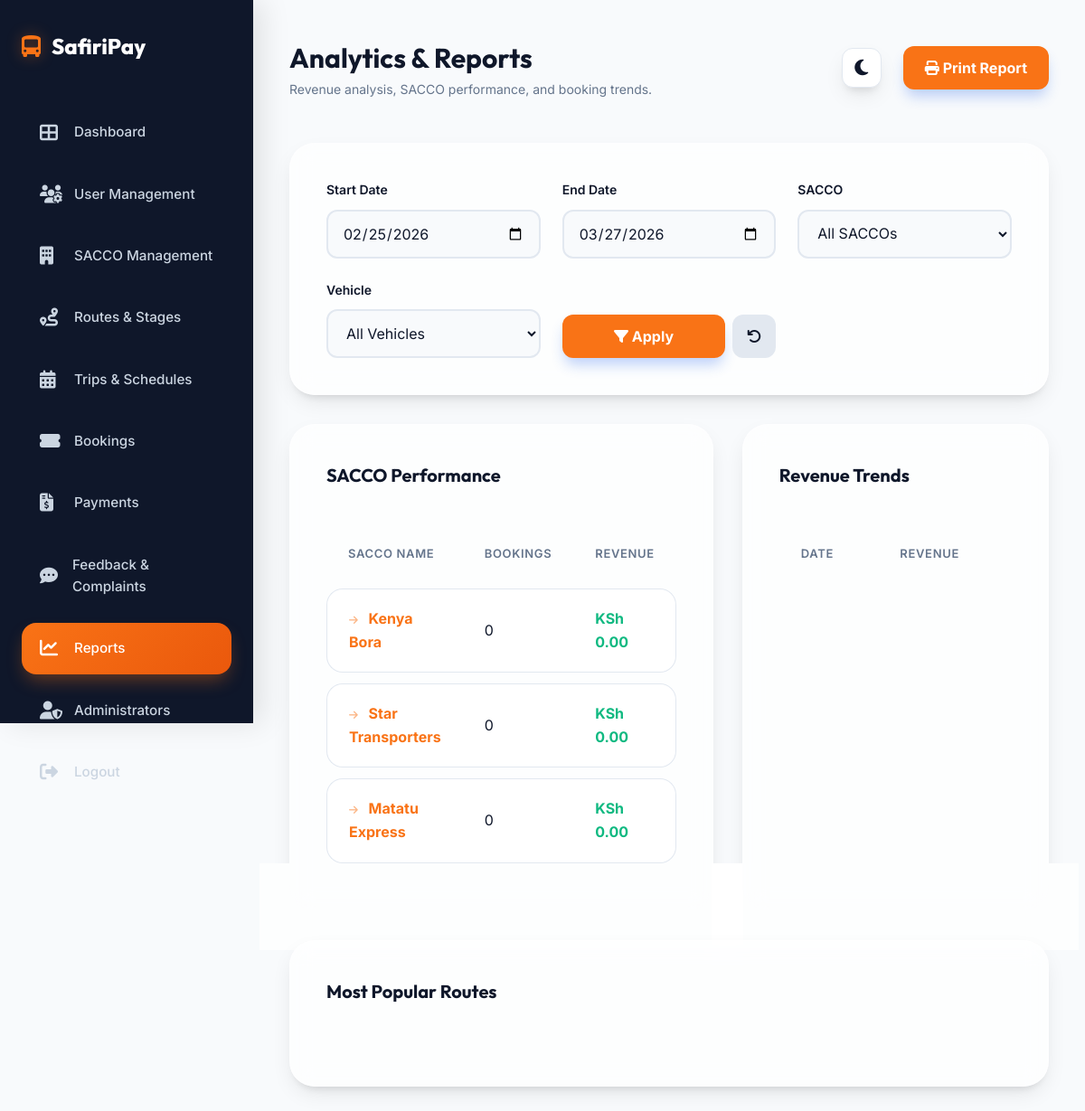
Screenshot of /adminveiw/reports.php (signed in) with the database file from the repository.
### tables this page shows
CREATE TABLE `saccos` (
  `saccoid` int(11) NOT NULL,
  `sacconame` varchar(50) NOT NULL,
  `mpesashortcode` varchar(20) NOT NULL,
  `mpesapasskey` varchar(255) NOT NULL,
  `qr_identifier` varchar(100) NOT NULL,
  `status` tinyint(4) DEFAULT 1,
  `createdat` datetime DEFAULT current_timestamp()
);

### adminveiw/reports.php (the view, shortened to what this page needs)
<?php
include 'database.php';
$start_date = $_GET['start_date'] ?? date('Y-m-d', strtotime('-30 days'));
$end_date = $_GET['end_date'] ?? date('Y-m-d');
$conditions = ["ts.status = 'paid'", "DATE(ts.createdat) BETWEEN '$start_date' AND '$end_date'"];
$where_clause = implode(' AND ', $conditions);
$sacco_revenue_query = "
    SELECT s.saccoid, s.sacconame, SUM(ts.fareamount) as total_revenue, COUNT(ts.sessionid) as total_bookings
    FROM saccos s
    LEFT JOIN tripsessions ts ON s.saccoid = ts.saccoid AND $where_clause
    GROUP BY s.saccoid
    ORDER BY total_revenue DESC
";
$sacco_revenue = $conn->query($sacco_revenue_query);
?>
<!DOCTYPE html>
<html lang="en">
<head>
    <link rel="stylesheet" href="https://cdnjs.cloudflare.com/ajax/libs/font-awesome/6.4.0/css/all.min.css">
    <link rel="stylesheet" href="https://cdnjs.cloudflare.com/ajax/libs/animate.css/4.1.1/animate.min.css">
    <link rel="stylesheet" href="admin.css">
</head>
<body>
    <div class="dashboard-container">
        <div class="sidebar">
            <div class="sidebar-header">
                <i class="fas fa-bus-alt"></i>
                <span>SafiriPay</span>
            </div>
            <ul class="sidebar-menu">
                <li><a href="dashboard.php"><i class="fas fa-th-large"></i> <span>Dashboard</span></a></li>
                <li><a href="manage_users.php"><i class="fas fa-users-cog"></i> <span>User Management</span></a></li>
                <li><a href="manage_saccos.php"><i class="fas fa-building"></i> <span>SACCO Management</span></a></li>
                <li><a href="manage_routes.php"><i class="fas fa-route"></i> <span>Routes & Stages</span></a></li>
                <li><a href="manage_trips.php"><i class="fas fa-calendar-alt"></i> <span>Trips & Schedules</span></a></li>
                <li><a href="manage_bookings.php"><i class="fas fa-ticket-alt"></i> <span>Bookings</span></a></li>
                <li><a href="manage_payments.php"><i class="fas fa-file-invoice-dollar"></i> <span>Payments</span></a></li>
                <li><a href="manage_feedback.php"><i class="fas fa-comment-dots"></i> <span>Feedback & Complaints</span></a></li>
                <li><a href="reports.php" class="active"><i class="fas fa-chart-line"></i> <span>Reports</span></a></li>
                <li><a href="addadmin.php"><i class="fas fa-user-shield"></i> <span>Administrators</span></a></li>
                <li><a href="logout.php"><i class="fas fa-sign-out-alt"></i> <span>Logout</span></a></li>
            </ul>
        </div>
        <main class="main-content">
            <header class="header">
                <div class="header-title">
                    <h1>Analytics & Reports</h1>
                    <p style="color: var(--text-muted); font-size: 0.875rem;">Revenue analysis, SACCO performance, and booking trends.</p>
                </div>
                <div class="header-actions">
                    <button class="theme-toggle" id="theme-toggle">
                        <i class="fas fa-moon"></i>
                    </button>
                    <button class="btn btn-primary" onclick="window.print()">
                        <i class="fas fa-print"></i> Print Report
                    </button>
                </div>
            </header>
            <div class="data-card animate__animated animate__fadeInDown" style="margin-bottom: 2rem;">
                <form method="GET" style="display: grid; grid-template-columns: repeat(auto-fit, minmax(200px, 1fr)); gap: 1.5rem; align-items: end;">
                    <div class="input-group" style="margin-bottom: 0;">
                        <label>Start Date</label>
                        <input type="date" name="start_date" value="<?php echo $start_date; ?>">
                    </div>
                    <div class="input-group" style="margin-bottom: 0;">
                        <label>End Date</label>
                        <input type="date" name="end_date" value="<?php echo $end_date; ?>">
                    </div>
                    <div class="input-group" style="margin-bottom: 0;">
                        <label>SACCO</label>
                        <select name="sacco_id">
                            <option value="">All SACCOs</option>
                        </select>
                    </div>
                    <div class="input-group" style="margin-bottom: 0;">
                        <label>Vehicle</label>
                        <select name="bus_id">
                            <option value="">All Vehicles</option>
                        </select>
                    </div>
                    <div style="display: flex; gap: 0.5rem; height: 48px;">
                        <button type="submit" class="btn btn-primary" style="flex: 1;">
                            <i class="fas fa-filter"></i> Apply
                        </button>
                        <a href="reports.php" class="btn" style="background: var(--border); color: var(--text-main); text-decoration: none; display: flex; align-items: center; justify-content: center; width: 48px;">
                            <i class="fas fa-undo"></i>
                        </a>
                    </div>
                </form>
            </div>
            <div style="display: grid; grid-template-columns: 1fr 1fr; gap: 2rem;">
                <div class="data-card animate__animated animate__fadeInLeft">
                    <div class="data-card-header">
                        <h2>SACCO Performance</h2>
                    </div>
                    <div class="table-responsive">
                        <table>
                            <thead>
                                <tr>
                                    <th>SACCO Name</th>
                                    <th>Bookings</th>
                                    <th>Revenue</th>
                                </tr>
                            </thead>
                            <tbody>
                                <?php
                                $sacco_revenue->data_seek(0);
                                while($row = $sacco_revenue->fetch_assoc()):
                                ?>
                                    <tr style="cursor: pointer; transition: all 0.2s;" onclick="window.location.href='reports.php?sacco_id=<?php echo $row['saccoid']; ?>&start_date=<?php echo $start_date; ?>&end_date=<?php echo $end_date; ?>'">
                                        <td style="font-weight: 700; color: var(--primary);">
                                            <i class="fas fa-arrow-right" style="font-size: 0.7rem; margin-right: 8px; opacity: 0.5;"></i>
                                            <?php echo htmlspecialchars($row['sacconame']); ?>
                                        </td>
                                        <td><?php echo number_format($row['total_bookings']); ?></td>
                                        <td style="font-weight: 700; color: var(--success);">KSh <?php echo number_format($row['total_revenue'], 2); ?></td>
                                    </tr>
                                <?php endwhile; ?>
                            </tbody>
                        </table>
                    </div>
                </div>
                <div class="data-card animate__animated animate__fadeInRight">
                    <div class="data-card-header">
                        <h2>Revenue Trends</h2>
                    </div>
                    <div class="table-responsive">
                        <table>
                            <thead>
                                <tr>
                                    <th>Date</th>
                                    <th>Revenue</th>
                                </tr>
                            </thead>
                        </table>
                    </div>
                </div>
            </div>
            <div class="data-card animate__animated animate__fadeInUp" style="margin-top: 2rem;">
                <div class="data-card-header">
                    <h2>Most Popular Routes</h2>
                </div>
                <div style="display: flex; flex-wrap: wrap; gap: 1.5rem; padding-top: 1rem;">
                </div>
            </div>
        </main>
    </div>
</body>
</html>

### adminveiw/admin.css (style rules this page uses)
:root { --primary: #f97316; --primary-alt: #ea580c; --primary-light: rgba(249, 115, 22, 0.1); --bg-main: #f8fafc; --sidebar-bg: #0f172a; --sidebar-text: #cbd5e1; --sidebar-hover: #1e293b; --sidebar-active: #f97316; --card-bg: #ffffff; --text-main: #0f172a; --text-muted: #64748b; --border: #e2e8f0; --success: #10b981; --warning: #f59e0b; --danger: #ef4444; --shadow: 0 10px 25px -5px rgba(0, 0, 0, 0.1), 0 8px 10px -6px rgba(0, 0, 0, 0.1); --shadow-lg: 0 20px 50px -12px rgba(0, 0, 0, 0.15); --glass-bg: rgba(255, 255, 255, 0.7); --glass-border: rgba(255, 255, 255, 0.4); --glass-blur: blur(12px); }
* { margin: 0; padding: 0; box-sizing: border-box; font-family: 'Inter', sans-serif; transition: background-color 0.3s cubic-bezier(0.4, 0, 0.2, 1), color 0.3s cubic-bezier(0.4, 0, 0.2, 1), border-color 0.3s ease; }
h1, h2, h3, .sidebar-header span { font-family: 'Outfit', sans-serif; }
body { background-color: var(--bg-main); color: var(--text-main); line-height: 1.6; -webkit-font-smoothing: antialiased; }
.dashboard-container { display: flex; min-height: 100vh; }
.sidebar { width: 280px; background-color: var(--sidebar-bg); color: var(--sidebar-text); padding: 2rem 1.5rem; position: fixed; height: 100vh; z-index: 1000; box-shadow: 10px 0 30px rgba(0, 0, 0, 0.1); }
.sidebar-header { margin-bottom: 3rem; font-size: 1.5rem; font-weight: 800; color: #fff; display: flex; align-items: center; gap: 12px; }
.sidebar-header i { color: var(--primary); filter: drop-shadow(0 0 8px rgba(249, 115, 22, 0.4)); }
.sidebar-menu { list-style: none; }
.sidebar-menu li { margin-bottom: 0.75rem; }
.sidebar-menu a { color: var(--sidebar-text); text-decoration: none; display: flex; align-items: center; gap: 14px; padding: 1rem 1.25rem; border-radius: 16px; font-weight: 500; font-size: 0.95rem; transition: all 0.2s ease; }
.sidebar-menu a.active { background: linear-gradient(135deg, var(--primary), var(--primary-alt)); color: #fff; box-shadow: 0 10px 20px -5px rgba(249, 115, 22, 0.4); }
.sidebar-menu a i { font-size: 1.25rem; width: 24px; }
.main-content { flex: 1; margin-left: 280px; padding: 2.5rem; }
.header { display: flex; justify-content: space-between; align-items: center; margin-bottom: 3rem; }
.header-title h1 { font-size: 1.875rem; font-weight: 700; }
.header-actions { display: flex; align-items: center; gap: 1.5rem; }
.theme-toggle { background: var(--card-bg); border: 1px solid var(--border); width: 44px; height: 44px; border-radius: 12px; cursor: pointer; display: flex; align-items: center; justify-content: center; font-size: 1.25rem; color: var(--text-main); box-shadow: var(--shadow); }
.data-card { background: var(--glass-bg); backdrop-filter: var(--glass-blur); -webkit-backdrop-filter: var(--glass-blur); border-radius: 28px; box-shadow: var(--shadow); padding: 2.5rem; border: 1px solid var(--glass-border); transition: all 0.3s ease; }
.data-card-header { display: flex; justify-content: space-between; align-items: center; margin-bottom: 2rem; }
.data-card-header h2 { font-size: 1.25rem; font-weight: 700; }
.table-responsive { overflow-x: auto; }
table { width: 100%; border-collapse: separate; border-spacing: 0 12px; }
th { padding: 1rem 1.5rem; text-align: left; font-weight: 600; color: var(--text-muted); font-size: 0.8125rem; text-transform: uppercase; letter-spacing: 0.05em; }
td { padding: 1.25rem 1.5rem; background: var(--card-bg); border-top: 1px solid var(--border); border-bottom: 1px solid var(--border); transition: background-color 0.2s ease; }
td:first-child { border-left: 1px solid var(--border); border-radius: 18px 0 0 18px; }
td:last-child { border-right: 1px solid var(--border); border-radius: 0 18px 18px 0; }
.input-group { margin-bottom: 1.5rem; }
.input-group label { display: block; margin-bottom: 0.625rem; font-weight: 600; font-size: 0.875rem; }
.input-group input, .input-group select, .input-group textarea { width: 100%; padding: 0.875rem 1rem; background: var(--bg-main); border: 2px solid var(--border); border-radius: 12px; color: var(--text-main); font-size: 1rem; outline: none; transition: all 0.2s; }
.btn { padding: 0.875rem 1.5rem; border-radius: 12px; font-weight: 700; cursor: pointer; font-size: 1rem; transition: all 0.2s cubic-bezier(0.4, 0, 0.2, 1); }
.btn-primary { background-color: var(--primary); color: #fff; border: none; box-shadow: 0 10px 15px -3px rgba(37, 99, 235, 0.3); }

### rows the page displays
saccos: sacconame "Kenya Bora", total_bookings "0", total_revenue "0.00"
saccos: sacconame "Star Transporters", total_bookings "0", total_revenue "0.00"
saccos: sacconame "Matatu Express", total_bookings "0", total_revenue "0.00"
